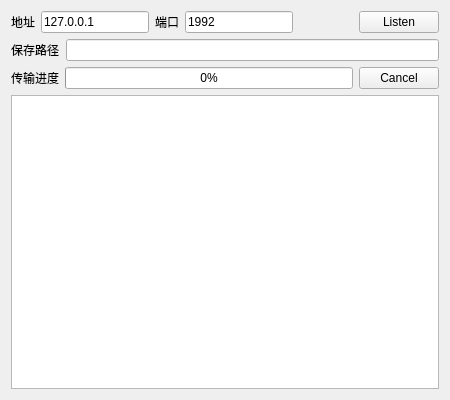
<?xml version="1.0" encoding="UTF-8"?>
<ui version="4.0">
 <class>ServerWidget</class>
 <widget class="QWidget" name="ServerWidget">
  <property name="geometry">
   <rect>
    <x>0</x>
    <y>0</y>
    <width>450</width>
    <height>400</height>
   </rect>
  </property>
  <property name="windowTitle">
   <string>Server &amp;&amp; Sender</string>
  </property>
  <layout class="QVBoxLayout" name="verticalLayout">
   <item>
    <layout class="QHBoxLayout" name="horizontalLayout">
     <item>
      <widget class="QLabel" name="label">
       <property name="text">
        <string>地址</string>
       </property>
      </widget>
     </item>
     <item>
      <widget class="QLineEdit" name="editAddress">
       <property name="text">
        <string>127.0.0.1</string>
       </property>
      </widget>
     </item>
     <item>
      <widget class="QLabel" name="label_2">
       <property name="text">
        <string>端口</string>
       </property>
      </widget>
     </item>
     <item>
      <widget class="QLineEdit" name="editPort">
       <property name="text">
        <string>1992</string>
       </property>
      </widget>
     </item>
     <item>
      <spacer name="horizontalSpacer">
       <property name="orientation">
        <enum>Qt::Horizontal</enum>
       </property>
       <property name="sizeHint" stdset="0">
        <size>
         <width>40</width>
         <height>20</height>
        </size>
       </property>
      </spacer>
     </item>
     <item>
      <widget class="QPushButton" name="btnListen">
       <property name="text">
        <string>Listen</string>
       </property>
      </widget>
     </item>
    </layout>
   </item>
   <item>
    <layout class="QHBoxLayout" name="horizontalLayout_2">
     <item>
      <widget class="QLabel" name="label_3">
       <property name="text">
        <string>保存路径</string>
       </property>
      </widget>
     </item>
     <item>
      <widget class="QLineEdit" name="editPath">
       <property name="readOnly">
        <bool>false</bool>
       </property>
      </widget>
     </item>
    </layout>
   </item>
   <item>
    <layout class="QHBoxLayout" name="horizontalLayout_3">
     <item>
      <widget class="QLabel" name="label_4">
       <property name="text">
        <string>传输进度</string>
       </property>
      </widget>
     </item>
     <item>
      <widget class="QProgressBar" name="progressBar">
       <property name="value">
        <number>0</number>
       </property>
       <property name="alignment">
        <set>Qt::AlignCenter</set>
       </property>
      </widget>
     </item>
     <item>
      <widget class="QPushButton" name="btnCancel">
       <property name="text">
        <string>Cancel</string>
       </property>
      </widget>
     </item>
    </layout>
   </item>
   <item>
    <widget class="QTextEdit" name="textEdit"/>
   </item>
  </layout>
 </widget>
 <resources/>
 <connections/>
</ui>
